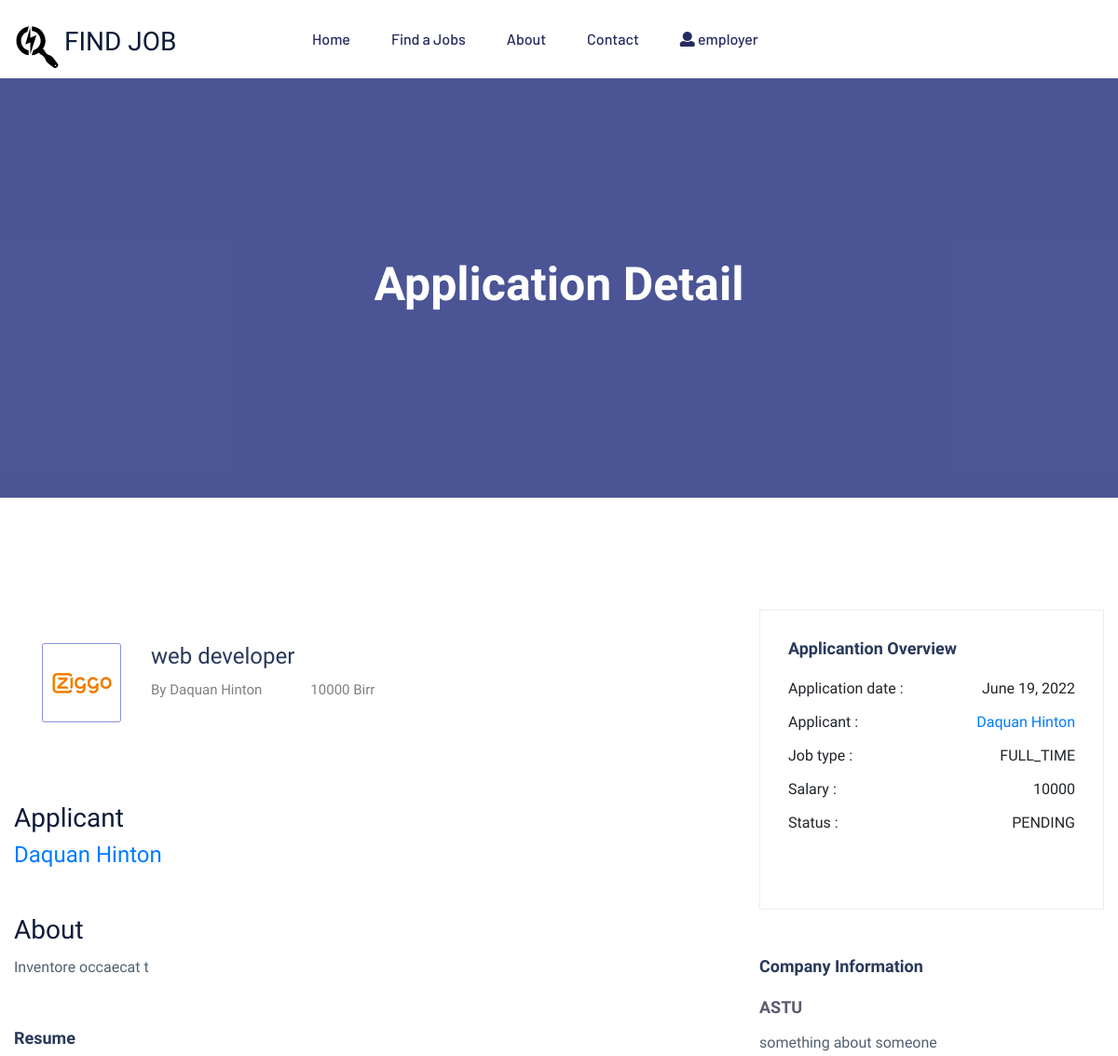
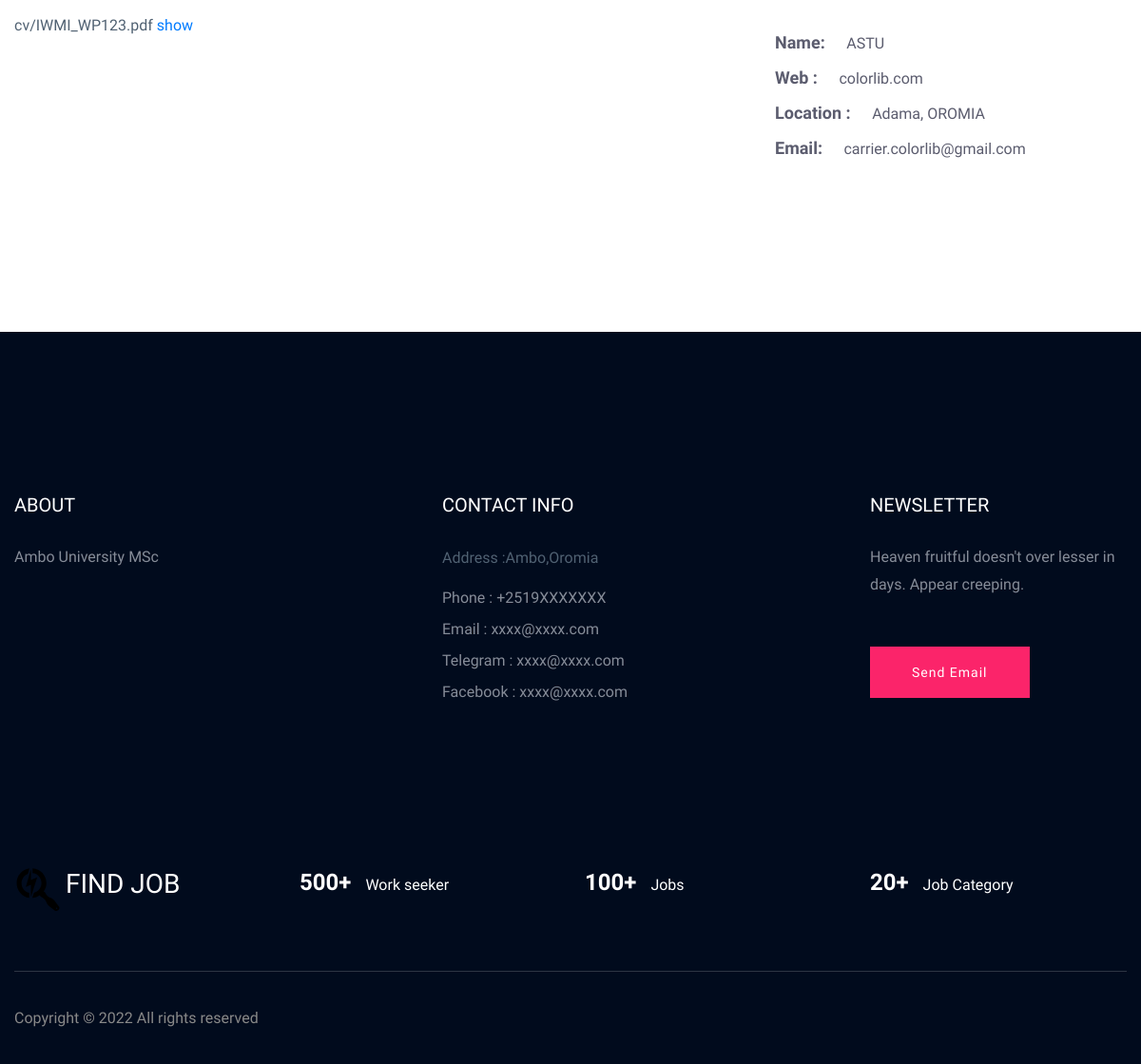
/job-application-detail/1 (signed in), run on the app's committed database (2 pictures, top to bottom).
### apps/user/models.py (models this page shows, shortened)
class User(AbstractUser):
    gender = models.CharField(max_length=2,choices=GENDER_CHOICES)
    phone = models.CharField(max_length=20)
    region = models.CharField(max_length=30,choices=REGION_CHOICES)
    city = models.CharField(max_length=15,choices=CITY_CHOICE)
    created_at = models.DateTimeField(auto_now_add=True)
    updated_at = models.DateTimeField(auto_now=True)
    user_type = models.CharField(max_length=20,choices=USER_TYPE_CHOICE,default="APPLICANT")
    def is_admin(self):
        return self.user_type=="ADMIN" and self.is_superuser
    def is_employer(self):
        return self.user_type == "EMPLOYEE"

class Applicant(models.Model):
    user = models.OneToOneField(User, on_delete=models.CASCADE)
    education_level = models.CharField(max_length=15,choices=EDUCATIONAL_LEVEL_CHOICES)
    resume = models.FileField(upload_to='./cv',blank=True,null=True)

### apps/jobsearch/models.py (models this page shows, shortened)
class Application(models.Model):
    user = models.ForeignKey(Applicant,on_delete=models.CASCADE)
    job = models.ForeignKey(Job,on_delete=models.DO_NOTHING)
    resume = models.FileField(upload_to='./cv',blank=True,null=True)
    created_at = models.DateTimeField(auto_now_add=True)
    updated_at = models.DateTimeField(auto_now=True)
    status = models.CharField(max_length=20, choices=APPLICATION_STATUS_CHOICES,default="PENDING")
    about_yourself = models.TextField(null=True,blank=True)

class Job(models.Model):
    company = models.ForeignKey(Company,on_delete=models.CASCADE)
    start_date = models.DateField()
    end_date = models.DateField()
    title = models.CharField(max_length=300)
    description = models.TextField()
    category = models.CharField(max_length=40,choices=JOB_CATEGORIES)
    requirement = models.TextField(help_text='requirements for job')
    education_level = models.CharField(max_length=15,choices=EDUCATIONAL_LEVEL_CHOICES)
    experience = models.TextField(help_text='required experience for job')
    experience_year = models.IntegerField(default=0)
    salary = models.IntegerField(default=0)
    type = models.CharField(max_length=15,choices=JOB_TYPE_CHOICES)
    region = models.CharField(max_length=30,choices=REGION_CHOICES)
    vacancy = models.IntegerField(default=1)
    created_at = models.DateTimeField(auto_now_add=True)
    updated_at = models.DateTimeField(auto_now=True)

class Company(models.Model):
    employee = models.OneToOneField(Employer, on_delete=models.CASCADE)
    name = models.CharField(max_length=300)
    region = models.CharField(max_length=30,choices=REGION_CHOICES)
    city = models.CharField(max_length=15,choices=CITY_CHOICE)
    document = models.FileField(upload_to="company",blank=True,null=True)
    description = models.TextField()
    created_at = models.DateTimeField(auto_now_add=True)
    updated_at = models.DateTimeField(auto_now=True)
    email = models.EmailField()
    status = models.BooleanField(default=False)

### apps/jobsearch/views.py (the view)
# urls.py: path('job-application-detail/<int:pk>',views.job_application_detail,name='job-application-detail'),
@login_required
def job_application_detail(request, pk):
    application = Application.objects.get(pk=pk)
    context = {
        'application': application
    }
    return render(request, 'jobsearch/job_application_detail.html', context=context)

### apps/jobsearch/templates/jobsearch/job_application_detail.html (shortened to what this page needs)
{% extends 'base.html' %}
{%load static%}
{%block content%}
<div class="slider-area">
  <div
    class="single-slider section-overly slider-height2 d-flex align-items-center"
    >
    <div class="container">
      <div class="row">
        <div class="col-xl-12">
          <div class="hero-cap text-center">
            <h2>Application Detail</h2>
          </div>
        </div>
      </div>
    </div>
  </div>
</div>
<div class="job-post-company pt-120 pb-120">
  <div class="container">
    <div class="row justify-content-between">
      <div class="col-xl-7 col-lg-8">
        <div class="single-job-items mb-50">
          <div class="job-items">
            <div class="company-img company-img-details">
              <a href="#"><img src="{% static 'assets/img/icon/job-list1.png' %}" alt="" /></a>
            </div>
            <div class="job-tittle">
              <a href="#">
                <h4>{{application.job.title}}</h4>
              </a>
              <ul>
                <li>By {{application.user.user.first_name}} {{application.user.user.last_name}}</li>
                <li>{{application.job.salary}} Birr</li>
              </ul>
            </div>
          </div>
        </div>
        <div class="job-post-details">
          <div class="post-details1 mb-50">
            <div class="small-section-tittle">
              <h3>Applicant</h3>
            </div>
            <h4>
                <a class="text-primary" href="#">
                    {{application.user.user.first_name}} {{application.user.user.last_name}}
                </a>
            </h4>
          </div>
           <div class="post-details1 mb-50">
            <div class="small-section-tittle">
              <h3>About</h3>
            </div>
            <p>{{application.about_yourself}}
          </div>
          <div class="post-details2 mb-50">
            <div class="small-section-tittle">
              <h4>Resume</h4>
            </div>
            {%if application.resume %}
            <p>{{application.resume.name }}
                <a class="text-primary" href="{{application.resume.url}}">show</a>
            </p>
            {%else%}
                <h3>No resume found<h3>
            {%endif%}
          </div>
        </div>
      </div>
      <div class="col-xl-4 col-lg-4">
        <div class="post-details3 mb-50">
          <div class="small-section-tittle">
            <h4>Applicantion Overview</h4>
          </div>
          <ul>
            <li>Application date : <span>{{application.created_at|date}}</span></li>
            <li>Applicant :
                <span>
                    <a class="text-primary" href="#">
                        {{application.user.user.first_name}} {{application.user.user.last_name}}
                    </a>
                </span>
            </li>
            <li>Job type : <span>{{application.job.type}}</span></li>
            <li>Salary : <span>{{application.job.salary}}</span></li>
            <li>Status : <span>{{application.status}}</span></li>
          </ul>
        </div>
        <div class="post-details4 mb-50">
          <div class="small-section-tittle">
            <h4>Company Information</h4>
          </div>
          <span>{{application.job.company.name}}</span>
          <p>
            {{application.job.company.description}}
          </p>
          <ul>
            <li>Name: <span>{{application.job.company.name}} </span></li>
            <li>Web : <span> colorlib.com</span></li>
            <li>Location : <span> {{application.job.company.city}}, {{application.job.company.region}}</span></li>
            <li>Email: <span>carrier.colorlib@gmail.com</span></li>
          </ul>
        </div>
      </div>
    </div>
  </div>
</div>
{%endblock content%}

### templates/includes/header.html (shortened to what this page needs)
<header>
  <div class="header-area header-transparrent">
    <div class="headder-top header-sticky">
      <div class="container">
        <div class="row align-items-center">
          <div class="col-lg-3 col-md-2">
            <div class="logo mt-3">
              <a href="{%url 'home' %}">
                <h3 class="d-inline">FIND JOB</h3>
              </a>
            </div>
          </div>
          <div class="col-lg-9 col-md-9">
            <div class="menu-wrapper">
              <div class="main-menu">
                <nav class="d-none d-lg-block">
                  <ul id="navigation">
                    <li><a href="{% url 'home' %}">Home</a></li>
                    <li><a href="{% url 'job-list'%}">Find a Jobs </a></li>
                    <li><a href="{% url 'about'%}">About</a></li>
                    <li><a href="{%url 'contact' %}">Contact</a></li>
                    {%if user.is_authenticated %}
                    <li>
                      <a href="#">
                        <i class="fa fa-user"></i>
                        {{user.username}}
                      </a>
                    </li>
                    {% endif %}
                  </ul>
                </nav>
              </div>
            </div>
          </div>
          <div class="col-12">
          </div>
        </div>
      </div>
    </div>
  </div>
</header>

### data on the page
User: username "employer"
Application: job "web developer", user.user.first_name "Daquan", user.user.last_name "Hinton", job.salary "10000", about_yourself "Inventore occaecat t", resume.name "cv/IWMI_WP123.pdf", created_at "June 19, 2022", job.type "FULL_TIME", status "PENDING", job.company.name "ASTU", job.company.description "something about someone", job.company.city "Adama", job.company.region "OROMIA"
